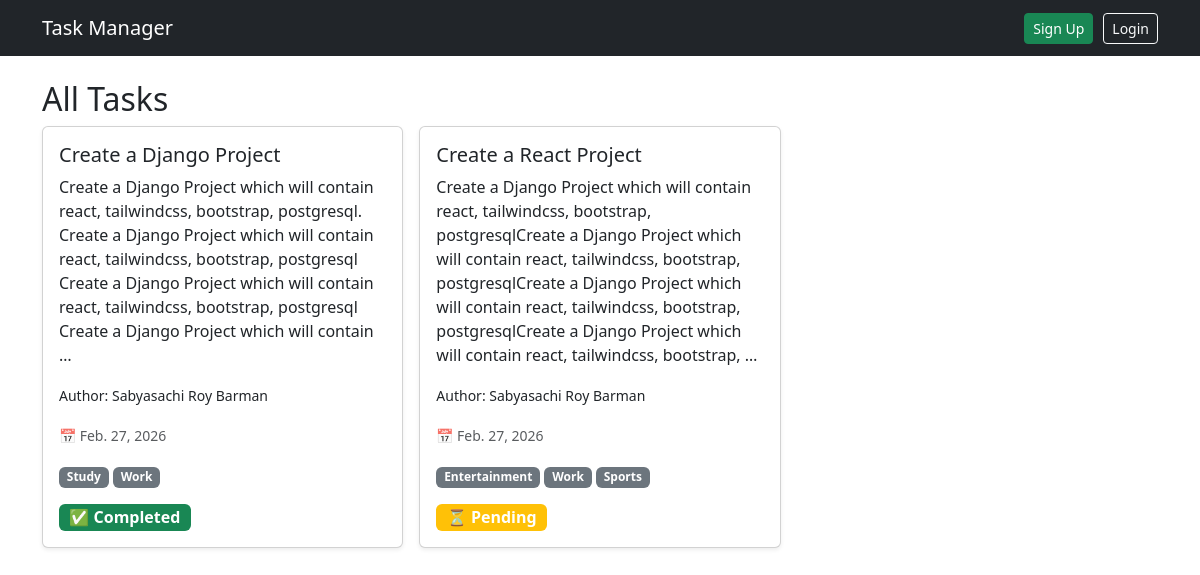
The page / on the database its author committed.
### task/models.py (models this page shows, shortened)
class TaskModel(models.Model):
    user = models.ForeignKey(User, on_delete=models.CASCADE, null=True, blank=True)
    taskTitle = models.CharField(max_length=100)
    taskDescription = models.TextField()
    is_completed = models.BooleanField(default=False)
    taskAssignDate = models.DateField()

### category/models.py (models this page shows, shortened)
class TaskCategory(models.Model):
    categoryName = models.CharField(max_length=50, unique=True)
    tasks = models.ManyToManyField(TaskModel, blank= True)

### task/views.py (the view)
# urls.py: path('', views.show_tasks, name='show_tasks'),
def show_tasks(request):
    tasks = TaskModel.objects.all()
    return render(request, 'task/show_tasks.html', {'tasks': tasks})

### task/templates/task/show_tasks.html
{% extends 'base.html' %}
{% block content %}
<h2>All Tasks</h2>
<div class="row row-cols-1 row-cols-md-3 g-3">
    {% for task in tasks %}
    <div class="col">
        <div class="card h-100 shadow-sm">
            <div class="card-body d-flex flex-column">
                <h5 class="card-title">{{ task.taskTitle }}</h5>
                <p class="card-text">{{ task.taskDescription | truncatewords:40 }}</p>
                <p class="card-text"><small class="fw-light">Author: {{ task.user.first_name }} {{ task.user.last_name }}</small></p>
                <p class="card-text">
                    <small class="text-muted">📅 {{ task.taskAssignDate }}</small>
                </p>
                <p class="card-text">
                    {% for ct in task.taskcategory_set.all %}
                        <span class="badge bg-secondary">{{ ct.categoryName }}</span>
                    {% endfor %}
                </p>
                <div class="mt-auto">
                    {% if task.is_completed %}
                        <span class="badge bg-success fs-6">✅ Completed</span>
                    {% else %}
                        <span class="badge bg-warning fs-6">⏳ Pending</span>
                    {% endif %}
                </div>
            </div>
        </div>
    </div>
    {% empty %}
    <p>No tasks yet. <a href="{% url 'add_task' %}">Add one!</a></p>
    {% endfor %}
</div>
{% endblock %}

### templates/base.html (shortened to what this page needs)
<!DOCTYPE html>
<html lang="en">
<head>
    <link href="https://cdn.jsdelivr.net/npm/bootstrap@5.3.0/dist/css/bootstrap.min.css" rel="stylesheet">
</head>
<body>
<nav class="navbar navbar-expand-lg navbar-dark bg-dark">
    <div class="container">
        <a class="navbar-brand" href="{% url 'show_tasks' %}">Task Manager</a>
        <div class="collapse navbar-collapse">
            <ul class="navbar-nav ms-auto" style="display: flex; gap: 10px;">
                {% if user.is_authenticated %}
                <li class="nav-item"><a class="btn btn-primary btn-sm" href="{% url 'profile' %}">Profile</a></li>
                <li class="nav-item"><a class="btn btn-danger btn-sm" href="{% url 'logout' %}">Logout</a></li>
                {% else %}
                <li class="nav-item"><a class="btn btn-success btn-sm" href="{% url 'signup' %}">Sign Up</a></li>
                <li class="nav-item"><a class="btn btn-outline-light btn-sm" href="{% url 'login' %}">Login</a></li>
                {% endif %}
            </ul>
        </div>
    </div>
</nav>
<div class="container mt-4">
    {% block content %}{% endblock %}
</div>
</body>
</html>

### rows shown on the page
TaskModel: taskTitle "Create a Django Project", taskDescription "Create a Django Project which will contain react, tailwindcss, bootstrap, postgresql. Create a Django Project which will contain react, tailwindcss, bootstrap, postgresql Create a Django Project which will contain react, tailwindcss, bootstrap, postgresql Create a Django Project which will contain …", user.first_name "Sabyasachi Roy", user.last_name "Barman", taskAssignDate "Feb. 27, 2026", is_completed "✅ Completed"
TaskCategory: categoryName "Study"
TaskCategory: categoryName "Work"
TaskModel: taskTitle "Create a React Project", taskDescription "Create a Django Project which will contain react, tailwindcss, bootstrap, postgresqlCreate a Django Project which will contain react, tailwindcss, bootstrap, postgresqlCreate a Django Project which will contain react, tailwindcss, bootstrap, postgresqlCreate a Django Project which will contain react, tailwindcss, bootstrap, …", user.first_name "Sabyasachi Roy", user.last_name "Barman", taskAssignDate "Feb. 27, 2026", is_completed "⏳ Pending"
TaskCategory: categoryName "Entertainment"
TaskCategory: categoryName "Sports"
